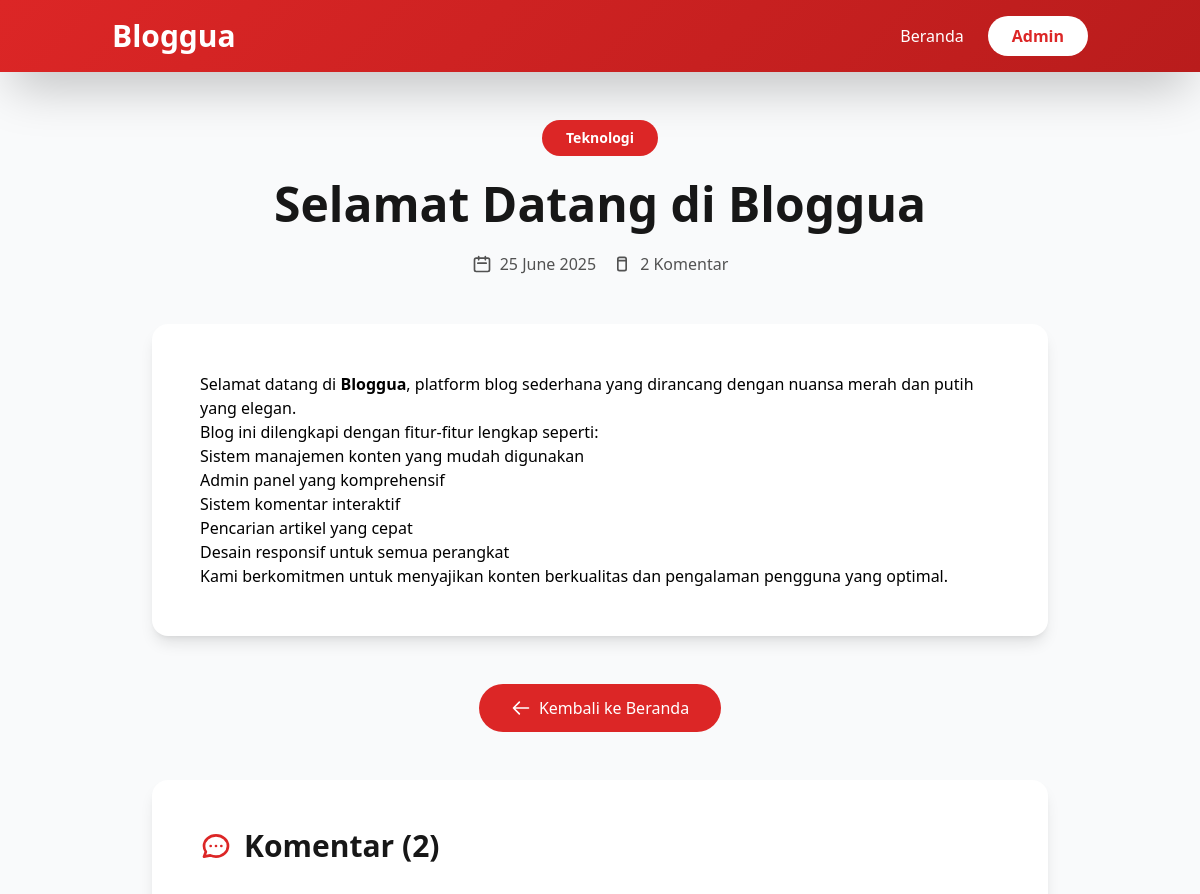
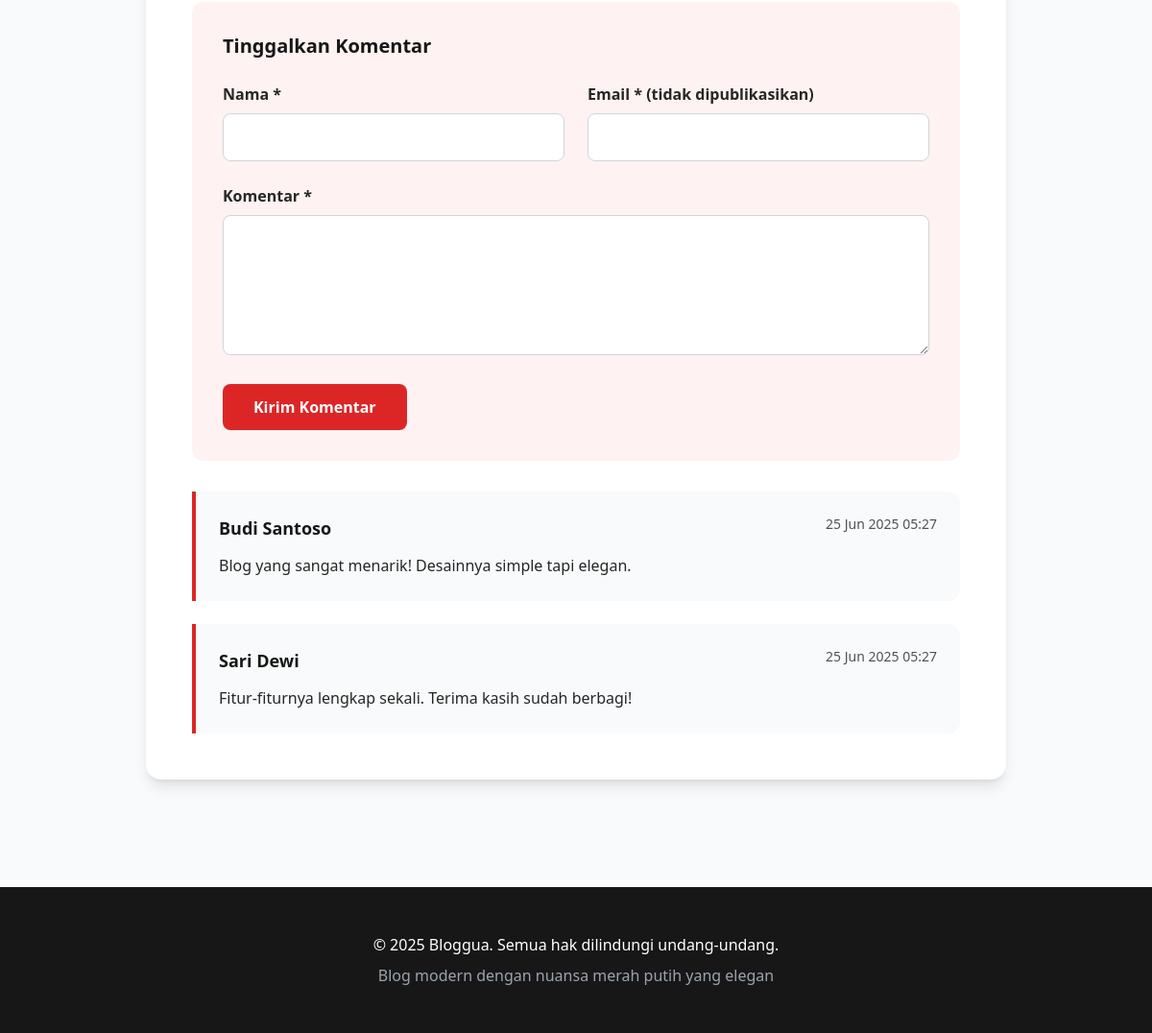
/artikel.php?slug=selamat-datang-di-bloggua, run on the app's committed database (2 pictures, top to bottom).
### tables this page shows
CREATE TABLE posts (
    id INT AUTO_INCREMENT PRIMARY KEY,
    title VARCHAR(255) NOT NULL,
    slug VARCHAR(255) NOT NULL UNIQUE,
    content LONGTEXT NOT NULL,
    excerpt TEXT,
    thumbnail VARCHAR(255),
    category_id INT,
    status ENUM('draft', 'published') DEFAULT 'draft',
    created_at TIMESTAMP DEFAULT CURRENT_TIMESTAMP,
    updated_at TIMESTAMP DEFAULT CURRENT_TIMESTAMP ON UPDATE CURRENT_TIMESTAMP,
    FOREIGN KEY (category_id) REFERENCES categories(id) ON DELETE SET NULL
);

CREATE TABLE categories (
    id INT AUTO_INCREMENT PRIMARY KEY,
    name VARCHAR(100) NOT NULL UNIQUE,
    description TEXT,
    created_at TIMESTAMP DEFAULT CURRENT_TIMESTAMP
);

CREATE TABLE comments (
    id INT AUTO_INCREMENT PRIMARY KEY,
    post_id INT NOT NULL,
    author_name VARCHAR(100) NOT NULL,
    author_email VARCHAR(100) NOT NULL,
    content TEXT NOT NULL,
    status ENUM('pending', 'approved', 'rejected') DEFAULT 'pending',
    created_at TIMESTAMP DEFAULT CURRENT_TIMESTAMP,
    FOREIGN KEY (post_id) REFERENCES posts(id) ON DELETE CASCADE
);

### config/database.php (called while the page is built, shortened)
<?php
class Database {
    private static $instance = null;
    private $connection;
    private function __construct() {
        try {
            $this->connection = new PDO(
                "mysql:host=" . DB_HOST . ";dbname=" . DB_NAME . ";charset=utf8mb4",
                DB_USER,
                DB_PASS,
                [
                    PDO::ATTR_ERRMODE => PDO::ERRMODE_EXCEPTION,
                    PDO::ATTR_DEFAULT_FETCH_MODE => PDO::FETCH_ASSOC,
                    PDO::ATTR_EMULATE_PREPARES => false
                ]
            );
        } catch(PDOException $e) {
            die("Database connection failed: " . $e->getMessage());
        }
    }
    public static function getInstance() {
        if (self::$instance === null) {
            self::$instance = new self();
        }
        return self::$instance;
    }
    public function getConnection() {
        return $this->connection;
    }
}
?>

### includes/functions.php (called while the page is built, shortened)
<?php
function sanitizeInput($data) {
    $data = trim($data);
    $data = stripslashes($data);
    $data = htmlspecialchars($data);
    return $data;
}
function formatDate($date, $format = 'd M Y') {
    return date($format, strtotime($date));
}
function formatDateTime($datetime) {
    return date('d M Y H:i', strtotime($datetime));
}
?>

### models/Post.php (called while the page is built, shortened)
<?php
class Post {
    private $db;
    public function __construct() {
        $this->db = Database::getInstance()->getConnection();
    }
    public function getPostBySlug($slug) {
        $sql = "SELECT p.*, c.name as category_name
                FROM posts p
                LEFT JOIN categories c ON p.category_id = c.id
                WHERE p.slug = :slug AND p.status = 'published'";
        $stmt = $this->db->prepare($sql);
        $stmt->bindValue(':slug', $slug, PDO::PARAM_STR);
        $stmt->execute();
        return $stmt->fetch();
    }
}
?>

### models/Comment.php (called while the page is built, shortened)
<?php
class Comment {
    private $db;
    public function __construct() {
        $this->db = Database::getInstance()->getConnection();
    }
    public function getCommentsByPostId($postId) {
        $sql = "SELECT * FROM comments
                WHERE post_id = :post_id AND status = 'approved'
                ORDER BY created_at ASC";
        $stmt = $this->db->prepare($sql);
        $stmt->bindValue(':post_id', $postId, PDO::PARAM_INT);
        $stmt->execute();
        return $stmt->fetchAll();
    }
}
?>

### artikel.php (the view, shortened to what this page needs)
<?php
require_once 'config/database.php';
require_once 'models/Post.php';
require_once 'models/Comment.php';
require_once 'includes/functions.php';
$slug = isset($_GET['slug']) ? sanitizeInput($_GET['slug']) : '';
$modelPost = new Post();
$modelKomentar = new Comment();
$artikel = $modelPost->getPostBySlug($slug);
$komentarList = $modelKomentar->getCommentsByPostId($artikel['id']);
?>
<!DOCTYPE html>
<html lang="id">
<head>
    <script src="https://cdn.tailwindcss.com"></script>
</head>
<body class="bg-gray-50">
    <header class="gradient-bg shadow-2xl">
        <div class="container mx-auto px-6 py-4">
            <nav class="flex items-center justify-between">
                <a href="/beranda.php" class="text-3xl font-bold text-white hover:text-red-100 transition-colors">
                    Bloggua
                </a>
                <div class="flex items-center space-x-6">
                    <a href="/beranda.php" class="text-white hover:text-red-100 transition-colors font-medium">Beranda</a>
                    <a href="/admin/masuk.php" class="bg-white text-merah-utama px-6 py-2 rounded-full font-semibold hover:bg-red-50 transition-all">
                        Admin
                    </a>
                </div>
            </nav>
        </div>
    </header>
    <main class="container mx-auto px-6 py-12">
        <article class="max-w-4xl mx-auto">
            <header class="text-center mb-12">
                <?php if ($artikel['category_name']): ?>
                    <span class="inline-block bg-merah-utama text-white px-6 py-2 rounded-full text-sm font-semibold mb-6">
                        <?php echo htmlspecialchars($artikel['category_name']); ?>
                    </span>
                <?php endif; ?>
                <h1 class="text-4xl md:text-5xl font-bold text-abu-900 mb-6 leading-tight">
                    <?php echo htmlspecialchars($artikel['title']); ?>
                </h1>
                <div class="flex items-center justify-center text-abu-600 space-x-4">
                    <span class="flex items-center">
                        <svg class="w-5 h-5 mr-2" fill="none" stroke="currentColor" viewBox="0 0 24 24">
                            <path stroke-linecap="round" stroke-linejoin="round" stroke-width="2" d="M8 7V3m8 4V3m-9 8h10M5 21h14a2 2 0 002-2V7a2 2 0 00-2-2H5a2 2 0 00-2 2v12a2 2 0 002 2z"></path>
                        </svg>
                        <?php echo formatDate($artikel['created_at'], 'd F Y'); ?>
                    </span>
                    <span class="flex items-center">
                        <svg class="w-5 h-5 mr-2" fill="none" stroke="currentColor" viewBox="0 0 24 24">
                            <path stroke-linecap="round" stroke-linejoin="round" stroke-width="2" d="M7 8h10m0 0V6a2 2 0 00-2-2H9a2 2 0 00-2 2v2m10 0v10a2 2 0 01-2 2H9a2 2 0 01-2-2V8m10 0H7"></path>
                        </svg>
                        <?php echo count($komentarList); ?> Komentar
                    </span>
                </div>
            </header>
            <div class="prose prose-lg max-w-none artikel-content bg-white rounded-2xl shadow-lg p-8 md:p-12 mb-12">
                <?php echo $artikel['content']; ?>
            </div>
            <div class="text-center mb-12">
                <a href="/beranda.php" class="inline-flex items-center bg-merah-utama text-white px-8 py-3 rounded-full hover:bg-merah-gelap transition-all transform hover:scale-105">
                    <svg class="w-5 h-5 mr-2" fill="none" stroke="currentColor" viewBox="0 0 24 24">
                        <path stroke-linecap="round" stroke-linejoin="round" stroke-width="2" d="M10 19l-7-7m0 0l7-7m-7 7h18"></path>
                    </svg>
                    Kembali ke Beranda
                </a>
            </div>
        </article>
        <section class="max-w-4xl mx-auto">
            <div class="bg-white rounded-2xl shadow-lg p-8 md:p-12">
                <h3 class="text-3xl font-bold text-abu-900 mb-8 flex items-center">
                    Komentar (<?php echo count($komentarList); ?>)
                </h3>
                <div class="bg-merah-muda rounded-xl p-8 mb-8">
                    <h4 class="text-xl font-bold text-abu-900 mb-6">Tinggalkan Komentar</h4>
                    <form method="POST" class="space-y-6">
                        <div class="grid md:grid-cols-2 gap-6">
                            <div>
                                <label for="nama_penulis" class="block text-abu-800 font-semibold mb-2">Nama *</label>
                                <input type="text"
                                       id="nama_penulis"
                                       name="nama_penulis"
                                       class="w-full px-4 py-3 rounded-lg border border-gray-300 focus:ring-4 focus:ring-red-200 focus:border-merah-utama transition-all"
                                       required
                                       value="<?php echo isset($_POST['nama_penulis']) ? htmlspecialchars($_POST['nama_penulis']) : ''; ?>">
                            </div>
                            <div>
                                <label for="email_penulis" class="block text-abu-800 font-semibold mb-2">Email * (tidak dipublikasikan)</label>
                                <input type="email"
                                       id="email_penulis"
                                       name="email_penulis"
                                       class="w-full px-4 py-3 rounded-lg border border-gray-300 focus:ring-4 focus:ring-red-200 focus:border-merah-utama transition-all"
                                       required
                                       value="<?php echo isset($_POST['email_penulis']) ? htmlspecialchars($_POST['email_penulis']) : ''; ?>">
                            </div>
                        </div>
                        <div>
                            <label for="isi_komentar" class="block text-abu-800 font-semibold mb-2">Komentar *</label>
                            <textarea id="isi_komentar"
                                      name="isi_komentar"
                                      rows="5"
                                      class="w-full px-4 py-3 rounded-lg border border-gray-300 focus:ring-4 focus:ring-red-200 focus:border-merah-utama transition-all"
                                      required><?php echo isset($_POST['isi_komentar']) ? htmlspecialchars($_POST['isi_komentar']) : ''; ?></textarea>
                        </div>
                        <button type="submit" name="kirim_komentar" class="bg-merah-utama text-white px-8 py-3 rounded-lg hover:bg-merah-gelap transition-all transform hover:scale-105 font-semibold">
                            Kirim Komentar
                        </button>
                    </form>
                </div>
                <?php if (!empty($komentarList)): ?>
                    <div class="space-y-6">
                        <?php foreach ($komentarList as $komentar): ?>
                            <div class="border-l-4 border-merah-utama bg-gray-50 rounded-r-xl p-6">
                                <div class="flex items-start justify-between mb-3">
                                    <h5 class="font-bold text-abu-900 text-lg">
                                        <?php echo htmlspecialchars($komentar['author_name']); ?>
                                    </h5>
                                    <span class="text-abu-600 text-sm">
                                        <?php echo formatDateTime($komentar['created_at']); ?>
                                    </span>
                                </div>
                                <div class="text-abu-800 leading-relaxed">
                                    <?php echo nl2br(htmlspecialchars($komentar['content'])); ?>
                                </div>
                            </div>
                        <?php endforeach; ?>
                    </div>
                <?php endif; ?>
            </div>
        </section>
    </main>
    <footer class="bg-abu-900 text-white py-12 mt-16">
        <div class="container mx-auto px-6 text-center">
            <p>&copy; 2025 Bloggua. Semua hak dilindungi undang-undang.</p>
            <p class="text-gray-400 mt-2">Blog modern dengan nuansa merah putih yang elegan</p>
        </div>
    </footer>
</body>
</html>

### artikel.php (style rules this page uses)
.gradient-bg { background: linear-gradient(135deg, #dc2626, #b91c1c); }
.artikel-content p { @apply mb-4 leading-relaxed; }
.artikel-content ul, .artikel-content ol { @apply ml-6 mb-4; }
.artikel-content li { @apply mb-2; }

### data on the page
posts: category.name "Teknologi", title "Selamat Datang di Bloggua", created_at "25 June 2025", content "Selamat datang di Bloggua , platform blog sederhana yang dirancang dengan nuansa merah dan putih yang elegan. Blog ini dilengkapi dengan fitur-fitur lengkap seperti: Sistem manajemen konten yang mudah digunakan Admin panel yang komprehensif Sistem komentar interaktif Pencarian artikel yang cepat Desain responsif untuk semua perangkat Kami berkomitmen untuk menyajikan konten berkualitas dan pengalaman pengguna yang optimal."
comments: author_name "Budi Santoso", created_at "25 Jun 2025 05:27", content "Blog yang sangat menarik! Desainnya simple tapi elegan."
comments: author_name "Sari Dewi", created_at "25 Jun 2025 05:27", content "Fitur-fiturnya lengkap sekali. Terima kasih sudah berbagi!"

### other printed values
count($komentarList) "2"
